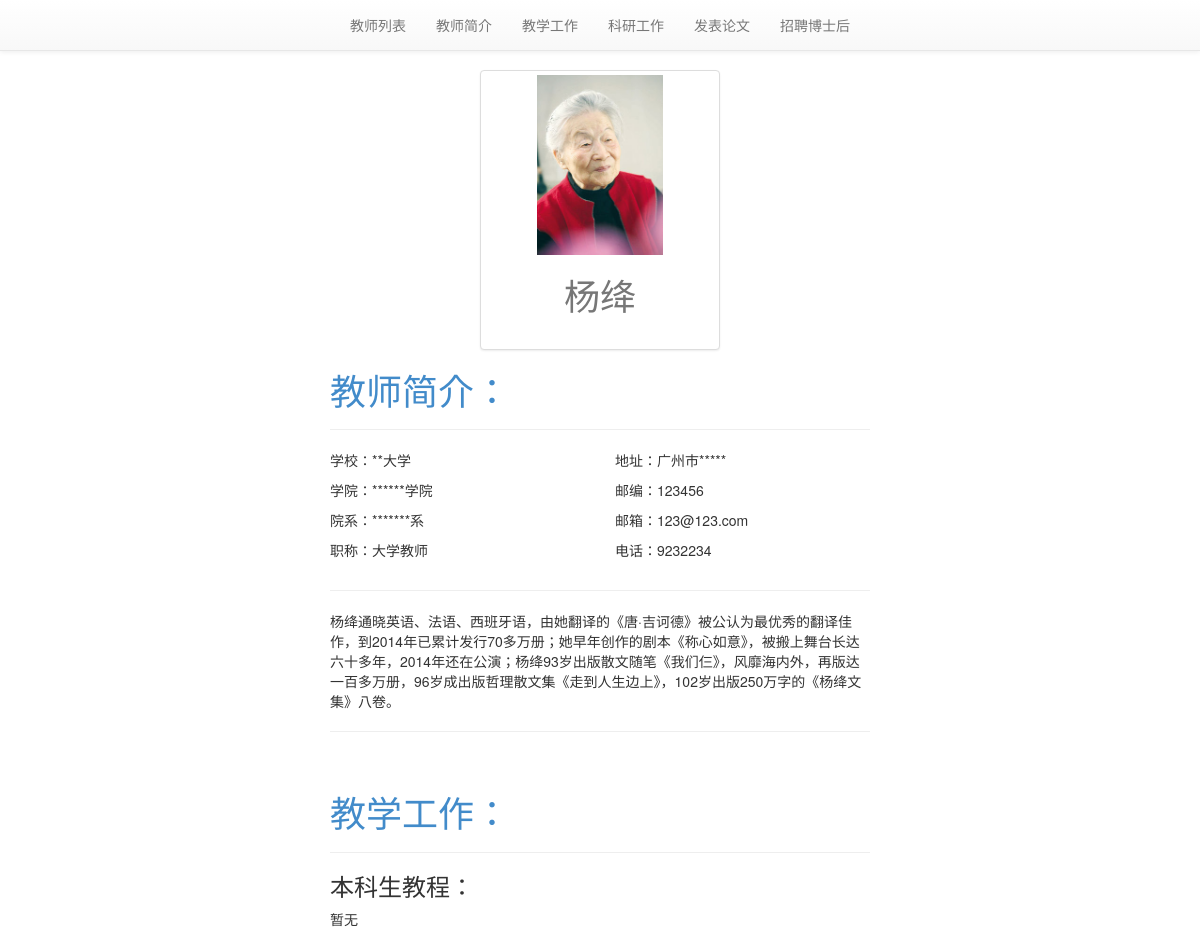
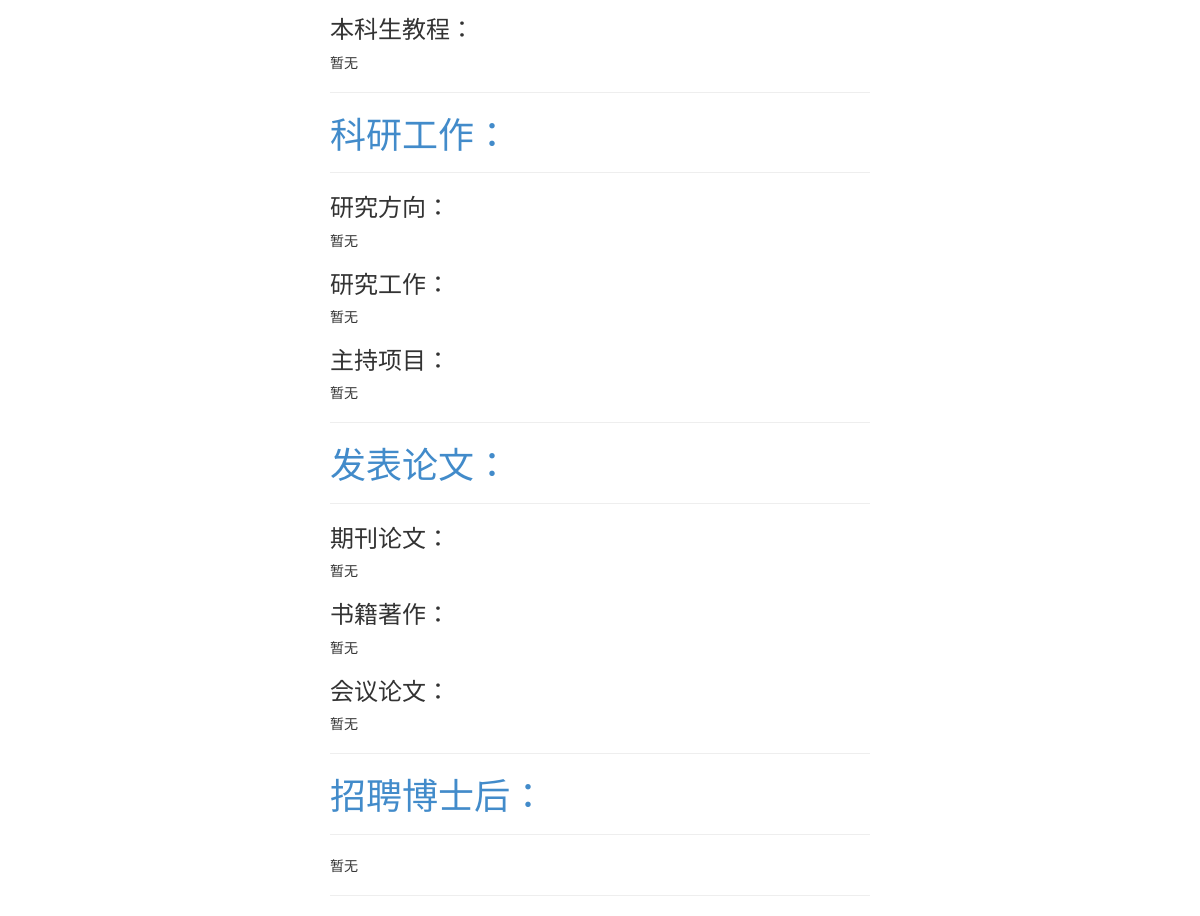
Screenshot of /Teachers/Yang-Jiang/ with the database file from the repository (2 pictures, top to bottom).
### Teachers/models.py (models this page shows, shortened)
class Teacher(models.Model):
    name = models.CharField(verbose_name = '姓名' ,max_length=30,default='')
    slug = models.SlugField(verbose_name = "链接别名",unique=True)
    image = models.ImageField(verbose_name = "头像",upload_to=upload_location,
            null=True,
            blank=True,
            width_field="width_field",
            height_field="height_field")
    height_field = models.IntegerField(verbose_name = "高度",default=0)
    width_field = models.IntegerField(verbose_name = "宽度",default=0)
    sex_choice = (("Male","男"),("Female","女"))
    sex = models.CharField(verbose_name = "性别",max_length=10,choices=sex_choice,default='Male')
    professional_title = models.CharField(verbose_name = "职称",max_length=120,default = '大学教师')
    address = models.CharField(verbose_name = "地址",max_length=120,default = '')
    college = models.CharField(verbose_name = "所在大学",max_length=30,default = '')
    academy = models.CharField(verbose_name = "学院",max_length=30,default = '')
    institution = models.CharField(verbose_name = "院系",max_length=30,default = '')
    post_number = models.IntegerField(verbose_name = "邮编号码",default = 0)
    phone_number =  models.CharField(verbose_name = "电话号码",max_length=30,default = '')
    mail = models.EmailField(verbose_name = "邮箱",max_length = 254)
    content = models.TextField(verbose_name = "简介",default = u'请输入简介')
    UG_lesson = models.TextField(verbose_name = '本科生课程',default='')
    PG_lesson =  models.TextField(verbose_name = '研究生课程',default='')
    research_direction =  models.TextField(verbose_name = '研究方向',default='')
    research =  models.TextField(verbose_name = '科研工作',default='')
    hold_project =  models.TextField(verbose_name = '主持科研项目',default='')
    papers =  models.TextField(verbose_name = '期刊论文',default='')
    books =  models.TextField(verbose_name = '书籍著作',default='')
    conference_papers =  models.TextField(verbose_name = '会议论文',default='')
    recruitment =  models.TextField(verbose_name = '招聘公告',default='')
    updated = models.DateTimeField(auto_now=True, auto_now_add=False)
    timestamp = models.DateTimeField(auto_now=False, auto_now_add=True)
    class Meta:
        ordering = ["-timestamp", "-updated"]

### Teachers/views.py (the view)
# urls.py: url(r'^(?P<slug>[\w-]+)/$', Teacher_detail, name='detail'),
def Teacher_detail(request, slug=None):
    instance = get_object_or_404(Teacher,slug=slug)
    context = {
		"name": instance.name,
		"instance": instance,
    }
    return render(request, "Teacher_detail.html", context)

### templates/Teacher_detail.html (shortened to what this page needs)
{% extends "base.html" %}
{% block content %}
{% include "detail_nav_bar.html" %}
<div class='col-sm-6 col-center-block'style="margin:0px auto auto auto">
    <div class="col-sm-6 col-center-block">
      <div class = 'thumbnail'>
       {% if instance.image %}
       <img src='{{ instance.image.url }}'/>
       {% endif %}
       <h1 align = 'center' >{{ instance.name }}</h1><br/>
    </div>
     </div>
<h1><a name = "intrudution">教师简介：</a></h1><hr/>
<div class = 'row'>
    <div class = 'col-sm-6'>
	<p>学校：{{instance.college}}</p>
	<p>学院：{{instance.academy}}</p>
	<p>院系：{{instance.institution}}</p>
	<p>职称：{{instance.professional_title}}</p>
    </div>
    <div class = 'col-sm-6'>
        <p>地址：{{instance.address}}</p>
        <p>邮编：{{instance.post_number}}</p>
        <p>邮箱：{{instance.mail}}</p>
        <p>电话：{{instance.phone_number}}</p>
    </div>
</div>
<hr/>
<div class='row'>
<div class='col-sm-12'>
{{ instance.content|linebreaks }}
<hr/>
<br/>
<h1><a name = "teaching">教学工作：</a></h1><hr/>
        {% if instance.UG_lesson%}
	<h3>本科生教程：</h3>
        <p>{{instance.UG_lesson|linebreaks}}</p>
        {%endif%}
      	{% if instance.PG_lesson%}
        <h3>本科生教程：</h3>
        <p>{{instance.PG_lesson|linebreaks}}</p>
        {%endif%}
        <hr/>
<h1><a name = "research">科研工作：</a></h1><hr/>
	{% if instance.research_direction%}
        	<h3>研究方向：</h3>
        	<p>{{instance.research_direction|linebreaks}}</p>
        {%endif%}
        {% if instance.research%}
        <h3>研究工作：</h3>
        <p>{{instance.research|linebreaks}}</p>
        {%endif%}
	{% if instance.hold_project%}
        <h3>主持项目：</h3>
        <p>{{instance.hold_project|linebreaks}}</p>
        {%endif%}
<hr/>
<h1><a name = "papers">发表论文：</a></h1><hr/>
	{% if instance.papers%}
                <h3>期刊论文：</h3>
                <p>{{instance.papers|linebreaks}}</p>
        {%endif%}
        {% if instance.books%}
        <h3>书籍著作：</h3>
        <p>{{instance.books|linebreaks}}</p>
        {%endif%}
        {% if instance.conference_papers%}
        <h3>会议论文：</h3>
        <p>{{instance.conference_papers|linebreaks}}</p>
        {%endif%}
<hr/>
<h1><a name = "recruitment">招聘博士后：</a></h1><hr/>
        {% if instance.recruitment%}
        <p>{{instance.recruitment|linebreaks}}</p>
        {%endif%}
<hr/>
</div>
</div>
</div>
{%endblock content%}

### static/css/base.css (style rules this page uses)
h1 { color: #777777; }
body { padding-top: 70px; }
.img-responsive, .thumbnail>img, .thumbnail a>img, .carousel-inner>.item>img, .carousel-inner>.item>a>img { display: block; max-width: 100%; height: 180; }

### templates/Teacher_detail.html (style rules this page uses)
.col-center-block { float: none; display: block; margin-left: auto; margin-right: auto; }

### rows the page displays
Teacher: image (picture), name "杨绛", college "**大学", academy "******学院", institution "*******系", professional_title "大学教师", address "广州市*****", post_number "123456", mail "123@123.com", phone_number "9232234", content "杨绛通晓英语、法语、西班牙语，由她翻译的《唐·吉诃德》被公认为最优秀的翻译佳作，到2014年已累计发行70多万册；她早年创作的剧本《称心如意》，被搬上舞台长达六十多年，2014年还在公演；杨绛93岁出版散文随笔《我们仨》，风靡海内外，再版达一百多万册，96岁成出版哲理散文集《走到人生边上》，102岁出版250万字的《杨绛文集》八卷。", UG_lesson "暂无", PG_lesson "暂无", research_direction "暂无", research "暂无", hold_project "暂无", papers "暂无", books "暂无", conference_papers "暂无", recruitment "暂无"
